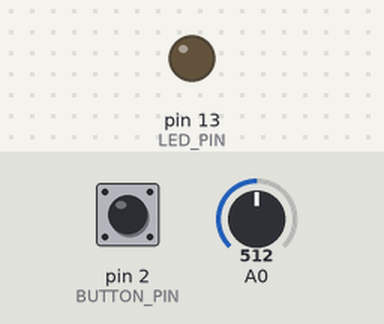
The sketch below on a simulated Arduino Uno, built with avr-gcc and run on an emulated ATmega328P. On the bench: output pins drawn as LEDs (lit = HIGH). Inputs (shaded band) come from the test bench; at power-on: pin 2 (BUTTON_PIN) HIGH, A0 = 512. Sleep ends after the set time or at an interrupt.

Above: at 1.2 s.
1.3 s: pin 2 (BUTTON_PIN) pulled LOW for 0.15 s
At 1.6 s:
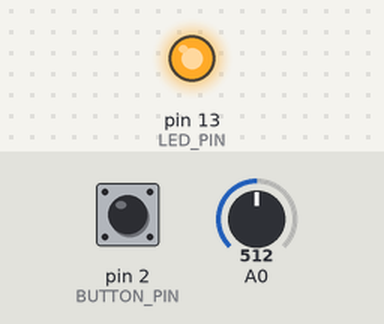
2.9 s: pin 2 (BUTTON_PIN) pulled LOW for 1 s
At 4.1 s:
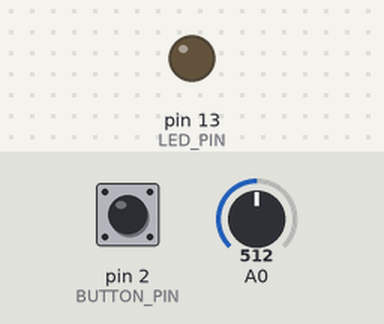
5.4 s: pin 2 (BUTTON_PIN) pulled LOW for 3.2 s
At 6.0 s:
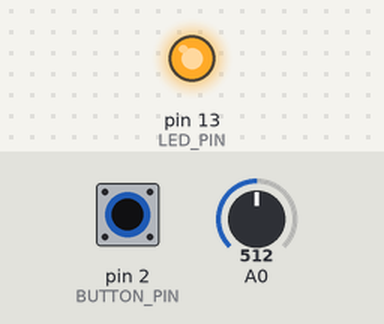
Timing chart, 0 to 8.4 s (numbered marks = the images above; inputs shaded):
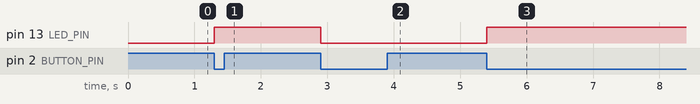

The sketch:

lab3_task4_baremetal_cps.ino
```cpp
#include <avr/io.h>
#include <avr/interrupt.h>
#include <avr/sleep.h>
#include <util/delay.h>
volatile bool ledstate = false;
#define BUTTON_PIN 2  // INT0 (PD2)
#define LED_PIN    PB5

volatile bool wakeFlag = false;


ISR(INT0_vect) {
    wakeFlag = true;
}

void int0_init() {
    DDRD &= ~(1 << PD2);    // Set PD2 as input which is an external interrupt in ATmega
    PORTD |= (1 << PD2);
    EICRA |= (1 << ISC01);  // Falling edge triggers INT0 based on data sheet
    EIMSK |= (1 << INT0);   // Enable INT0 interrupt
}

void setup() {
    DDRB |= (1 << LED_PIN); // LED as output
    int0_init();            // Initialize INT0
    sei();                  // Enable global interrupts
    set_sleep_mode(SLEEP_MODE_PWR_DOWN); // Set deep sleep
}


uint16_t read_ADC() {
    ADMUX = (1 << REFS0);
    ADCSRA = (1 << ADEN)
           | (1 << ADSC)
           | (1 << ADPS2) | (1 << ADPS1) | (1 << ADPS0);
    while (ADCSRA & (1 << ADSC));       // Wait
    return ADC;
}

void enterDeepSleep() {
    sleep_enable();
    sei();       // Make sure interrupts are enabled
    sleep_cpu(); // Go to sleep
    sleep_disable();
}

void loop() {

    if (!wakeFlag) {
        enterDeepSleep();
    }


    if (wakeFlag) {
        if (ledstate) {
            PORTB &= ~(1 << LED_PIN); // Turn off LED
            ledstate = false;
        } else {
            PORTB |= (1 << LED_PIN);  // Turn on LED
            ledstate = true;
        }

        // Read ADC if needed
        uint16_t potValue = read_ADC();


        wakeFlag = false;
    }
}
```

Measured:
- after the input at 1.3 s, pin 13 (LED_PIN): LOW → HIGH at once
- after the input at 2.9 s, pin 13 (LED_PIN): HIGH → LOW at once
- after the input at 5.4 s, pin 13 (LED_PIN): LOW → HIGH at once
